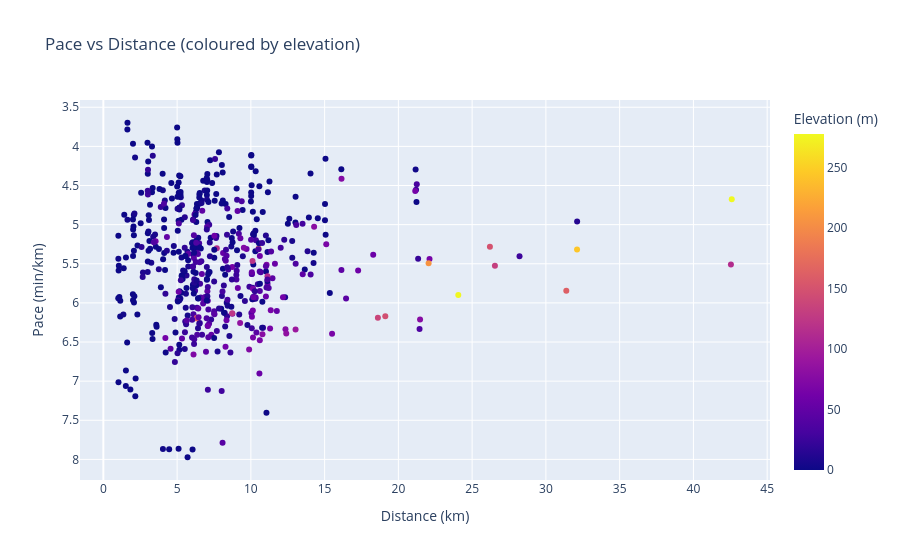

The cell this chart's notebook holds for it:
### Code cell
fig = px.scatter(df, x="distance_km", y="pace_min_per_km",
                 color="elevation_m",
                 title="Pace vs Distance (coloured by elevation)",
                 labels={"distance_km": "Distance (km)",
                         "pace_min_per_km": "Pace (min/km)",
                         "elevation_m": "Elevation (m)"})
fig.update_yaxes(autorange="reversed")
fig.show()

### Figure 1 — Plotly figure (JSON) as saved in the notebook; plotly's stock layout.template omitted (floating-point values rounded to 4 significant figures; data arrays with more than 128 entries replaced by an {"elided": "..."} marker saying what was removed)
{"data": [{"hovertemplate": "Distance (km)=%{x}<br>Pace (min/km)=%{y}<br>Elevation (m)=%{marker.color}<extra></extra>", "legendgroup": "", "marker": {"color": {"elided": "509 float values"}, "coloraxis": "coloraxis", "symbol": "circle"}, "mode": "markers", "name": "", "orientation": "v", "showlegend": false, "type": "scatter", "x": {"elided": "509 float values"}, "xaxis": "x", "y": {"elided": "509 float values"}, "yaxis": "y"}], "layout": {"coloraxis": {"colorbar": {"title": {"text": "Elevation (m)"}}, "colorscale": [[0, "#0d0887"], [0.1111, "#46039f"], [0.2222, "#7201a8"], [0.3333, "#9c179e"], [0.4444, "#bd3786"], [0.5556, "#d8576b"], [0.6667, "#ed7953"], [0.7778, "#fb9f3a"], [0.8889, "#fdca26"], [1, "#f0f921"]]}, "legend": {"tracegroupgap": 0}, "title": {"text": "Pace vs Distance (coloured by elevation)"}, "xaxis": {"anchor": "y", "domain": [0, 1], "title": {"text": "Distance (km)"}}, "yaxis": {"anchor": "x", "autorange": "reversed", "domain": [0, 1], "title": {"text": "Pace (min/km)"}}}}
